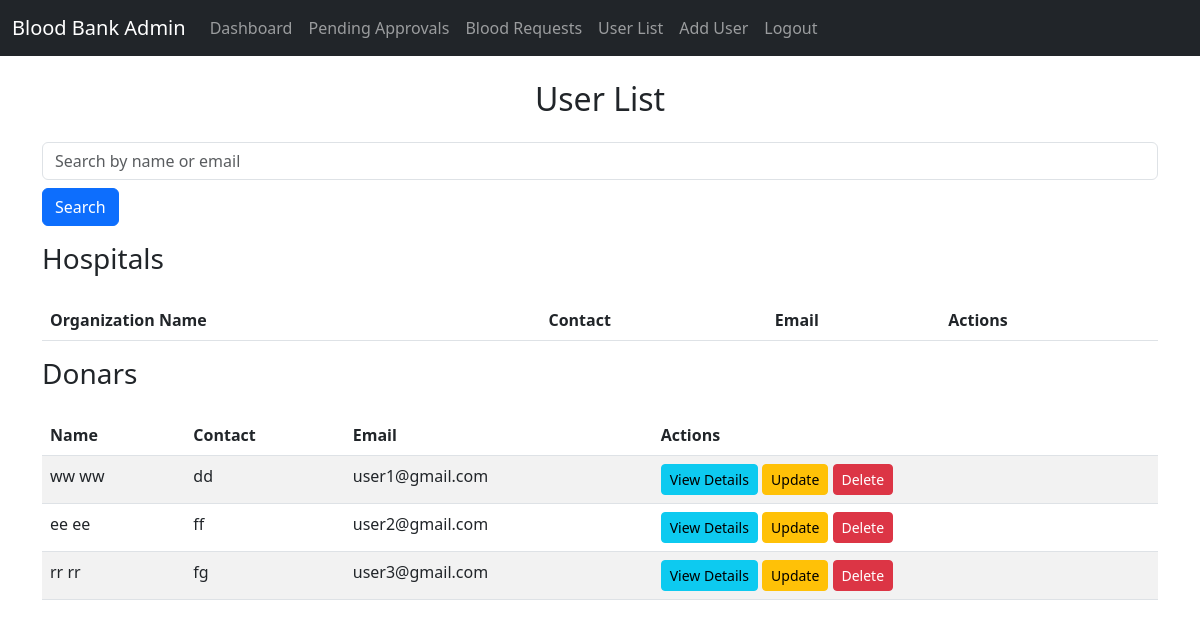
/userlist/ (signed in), run on an earlier commit of the app's database.
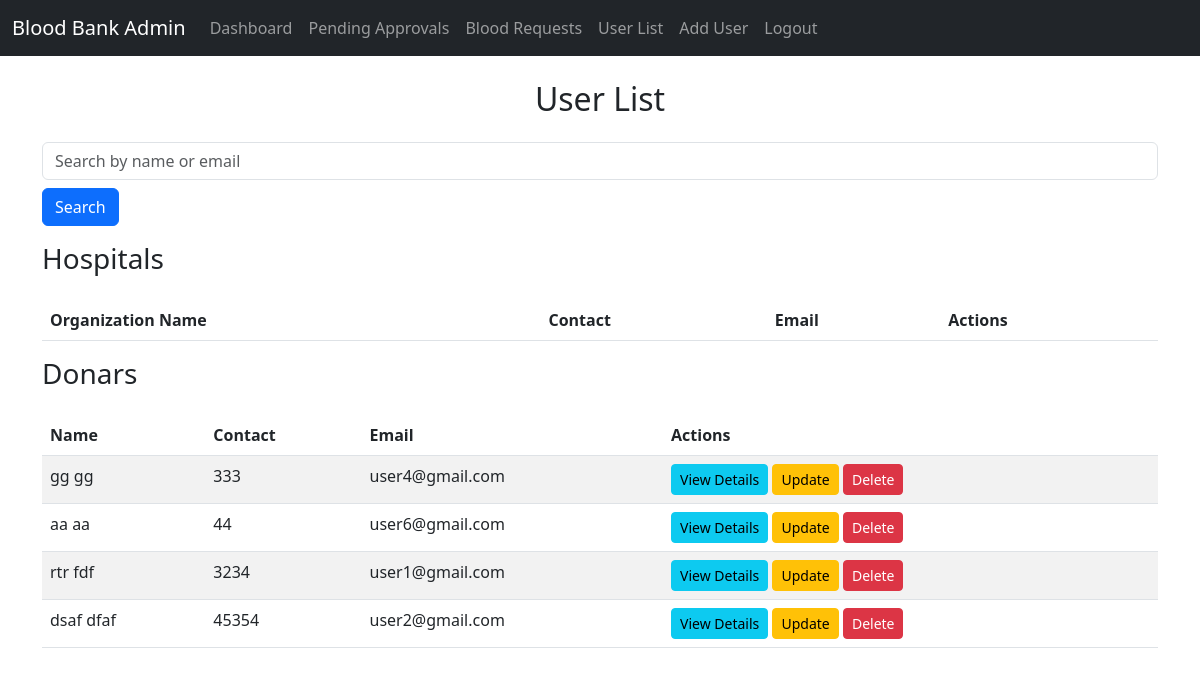
And on a later commit of the database.
### myapp/models.py (models this page shows, shortened)
class CustomUser(AbstractUser):
    USER_TYPE = (("1", "Admin"), ("2", "Hospital"), ("3", "User"))
    GENDER = [("M", "Male"), ("F", "Female"),("O","Other")]
    BLOOD_GROUPS = (
    ('A+', 'A+'),
    ('A-', 'A-'),
    ('B+', 'B+'),
    ('B-', 'B-'),
    ('AB+', 'AB+'),
    ('AB-', 'AB-'),
    ('O+', 'O+'),
    ('O-', 'O-'),
    )
    first_name = models.CharField(max_length=15,null=True,blank=True,default='N/A')
    last_name = models.CharField(max_length=15,null=True,blank=True,default='N/A')
    username = None  # Removed username, using email instead
    email = models.EmailField(unique=True)
    is_approved = models.BooleanField(default=False)  # New field for staff approval
    user_type = models.CharField(default="3", choices=USER_TYPE, max_length=3)
    gender = models.CharField(max_length=1, choices=GENDER,null=True,blank=True)
    profile_pic = models.ImageField(null=True, blank=True)
    dob = models.DateField(null=True, blank=True)
    blood_group = models.CharField(max_length=4, choices=BLOOD_GROUPS,null=True,blank=True)
    contact_number = models.CharField(max_length=15, null=True, blank=True)
    identity = models.ImageField(null=True,blank=True)
    organization_name = models.CharField(max_length=80, null=True,blank=True)
    address = models.TextField(null=True,blank=True)
    fcm_token = models.TextField(default="")  # For firebase notifications
    created_at = models.DateTimeField(auto_now_add=True)
    updated_at = models.DateTimeField(auto_now=True)
    age = models.IntegerField(null=True, blank=True)  # Store age directly in the database, for user_type 3 only
    donation_count = models.IntegerField(default=0)
    USERNAME_FIELD = "email"
    REQUIRED_FIELDS = []
    objects = CustomUserManager()

### myapp/views.py (the view)
# urls.py: path('userlist/', views.UserListView.as_view(), name='user_list'),
class UserListView(LoginRequiredMixin, ListView):
    model = CustomUser
    template_name = 'admin/user_list.html'
    context_object_name = 'users'
    def get_queryset(self):
        query = self.request.GET.get('q', '')  # Get search input
        users = CustomUser.objects.filter(user_type__in=[2, 3])
        if query:
            users = users.filter(
                Q(first_name__icontains=query) |
                Q(last_name__icontains=query) |
                Q(email__icontains=query)
            )
        return users
    def get_context_data(self, **kwargs):
        context = super().get_context_data(**kwargs)
        context['query'] = self.request.GET.get('q', '')  # Pass query back to template
        return context

### myapp/templates/admin/user_list.html (shortened to what this page needs)
{% extends 'admin/admin_base.html' %}
{% block content %}
    <h2 class="text-center mb-4">User List</h2>
    <form method="GET" action="{% url 'user_list' %}" class="mb-3">
        <input type="text" name="q" value="{{ query }}" class="form-control" placeholder="Search by name or email">
        <button type="submit" class="btn btn-primary mt-2">Search</button>
    </form>
    <h3 class="mb-4">Hospitals</h3>
    <table class="table table-striped">
        <thead>
            <tr>
                <th>Organization Name</th>
                <th>Contact</th>
                <th>Email</th>
                <th>Actions</th>
            </tr>
        </thead>
    </table>
    <h3 class="mb-4">Donars</h3>
    <table class="table table-striped">
        <thead>
            <tr>
                <th>Name</th>
                <th>Contact</th>
                <th>Email</th>
                <th>Actions</th>
            </tr>
        </thead>
        <tbody>
            {% for user in users %}
                {% if user.user_type == '3' %}
                    <tr>
                        <td>{{ user.first_name }} {{ user.last_name }}</td>
                        <td>{{ user.contact_number }}</td>
                        <td>{{ user.email }}</td>
                        <td>
                            <a href="{% url 'user_detail' user.pk %}" class="btn btn-info btn-sm">View Details</a>
                            <a href="{% url 'user_update' user.pk %}" class="btn btn-warning btn-sm">Update</a>
                            <a href="{% url 'user_delete' user.pk %}" class="btn btn-danger btn-sm">Delete</a>
                        </td>
                    </tr>
                {% endif %}
            {% endfor %}
        </tbody>
    </table>
{% endblock %}

What changed in the data, as far as the page shows it:
removed CustomUser: first_name "ww", last_name "ww", contact_number "dd", email "user1@gmail.com"
removed CustomUser: first_name "ee", last_name "ee", contact_number "ff", email "user2@gmail.com"
removed CustomUser: first_name "rr", last_name "rr", contact_number "fg", email "user3@gmail.com"
added CustomUser: first_name "gg", last_name "gg", contact_number "333", email "user4@gmail.com"
added CustomUser: first_name "aa", last_name "aa", contact_number "44", email "user6@gmail.com"
added CustomUser: first_name "rtr", last_name "fdf", contact_number "3234", email "user1@gmail.com"
added CustomUser: first_name "dsaf", last_name "dfaf", contact_number "45354", email "user2@gmail.com"
